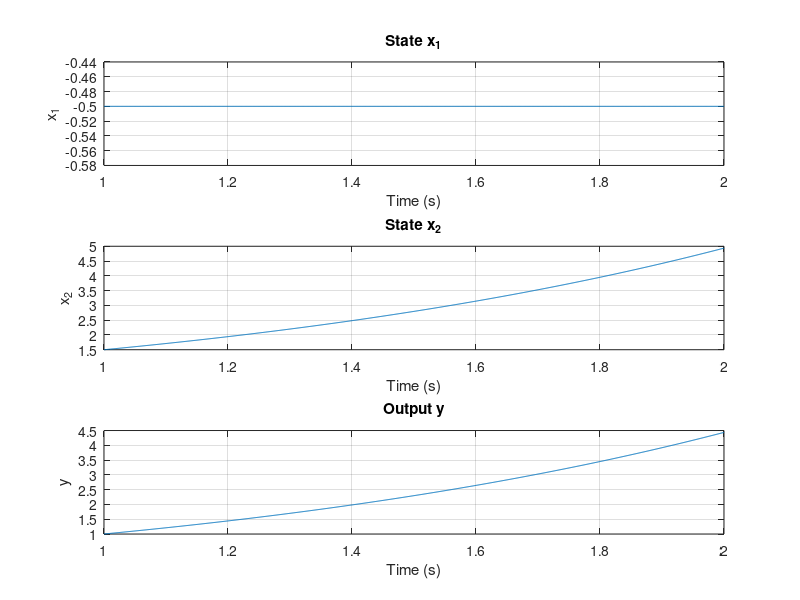

MATLAB code for this plot:
pkg load control;  % Load the control package

% Define system matrices
A = [-1 0; 0 1];
B = [-0.5; 0.5];
C = [1 1];
D = 0;

% Create state-space system
sys = ss(A, B, C, D);

% Initial conditions
x0 = [-1/2; 3/2];

% Define time vector
t = 1:1e-3:2;  % Simulation from t = 0 to t = 2 seconds

% Define input vector u(t)
u = ones(size(t));  % u(t) = 1 for t >= 1

% Simulate the system response
[y, t, x] = lsim(sys, u, t, x0);

% Plot the results
figure;
subplot(3,1,1);
plot(t, x(:,1));
title('State x_1');
xlabel('Time (s)');
ylabel('x_1');
grid on;

subplot(3,1,2);
plot(t, x(:,2));
title('State x_2');
xlabel('Time (s)');
ylabel('x_2');
grid on;

subplot(3,1,3);
plot(t, y);
title('Output y');
xlabel('Time (s)');
ylabel('y');
grid on;

% Display the value of y and its derivative at t = 2
y_t2 = y(end);
dy_dt_t2 = (y(end) - y(end-1)) / (t(end) - t(end-1));  % Approximate derivative

disp(['y(2) = ', num2str(y_t2)]);
disp(['dy/dt at t=2 = ', num2str(dy_dt_t2)]);
